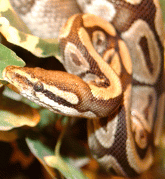
#> input picture Python.png, 165 x 179 px
$ python melt-fromextrema-noclumps.py ../Python.png
#> lines starting #> are read from the running program, lines starting #| are printed output that depends on the picture
#!/usr/bin/python

from PIL import Image
from math import cos, pi
import sys
import random
import heapq
import itertools

if len(sys.argv) < 2:
    print("usage: "+sys.argv[0]+" filename.png")
    exit(1)

infile = sys.argv[1]
im = Image.open(infile).convert("RGB")
#> im is the input picture: PIL image 165x179 RGB; mean R, G, B 154.1, 120.1, 81.5
#im.thumbnail((900,700)) # make sure dimensions are sane
h = im.size[1]
#> h = 179

extrema = []
for x in range(0, im.size[0]):
    if x%10==0: print(x, end=" ")
    sys.stdout.flush()

    local = []
    for y in range(0, im.size[1]):
        pix = im.getpixel((x, y))
        pixweight = pix[0]**2 + pix[1]**2 + pix[2]**2
        heapq.heappush(local, (-pixweight, (x, y)))

    local.sort()
    i = 0
    while i < len(local):
        local = [pix for pix in local if abs(pix[1][1] - local[i][1][1]) > 5]
        i += 1

    extrema += heapq.nsmallest(8, local)
#> after the loop, extrema = 1320 items

# first we clip off the least remarkable 10th of the extrema
# then, we order the remaining ones by y-coordinate
extrema = sorted(extrema)[:-(len(extrema)//10)]
#> extrema = 1188 items
extrema.sort(key=lambda t:t[1][1])
print("\n", len(extrema), "extrema collected and ordered!")
#|  1188 extrema collected and ordered!
print(" Sorting...")

for weight, extremum in extrema:
    #print(".", end="")
    #sys.stdout.flush()
    x = extremum[0]
    y2 = extremum[1]
    y1 = max(y2 - random.randint(1, h//3), 0)
    #y1 = extremum[1]
    #y2 = min(y1 + random.randint(1, h//34)**2, h)

    pixels = []
    for y in range(y1, y2):
        pixels.append(im.getpixel((x, y)))
    pixels.sort(key=lambda pixel : pixel[0]**2 + pixel[1]**2 + pixel[2]**2, reverse=False)

    for i, y in enumerate(range(y1, y2)):
        im.putpixel((x, y), pixels[i])
#> this loop made 1188 passes
#> (weight, x, y2) on passes 1 to 3: (-158645, 0, 0), (-138301, 135, 0), (-137363, 92, 0)
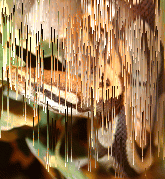
#> im: PIL image 165x179 RGB; mean R, G, B 154.1, 120.1, 81.5


outfile = ''.join(infile.split(".")[:-1]) + "_sorted.png"
im.save(outfile, "PNG")

print("\nFile saved:", outfile)
